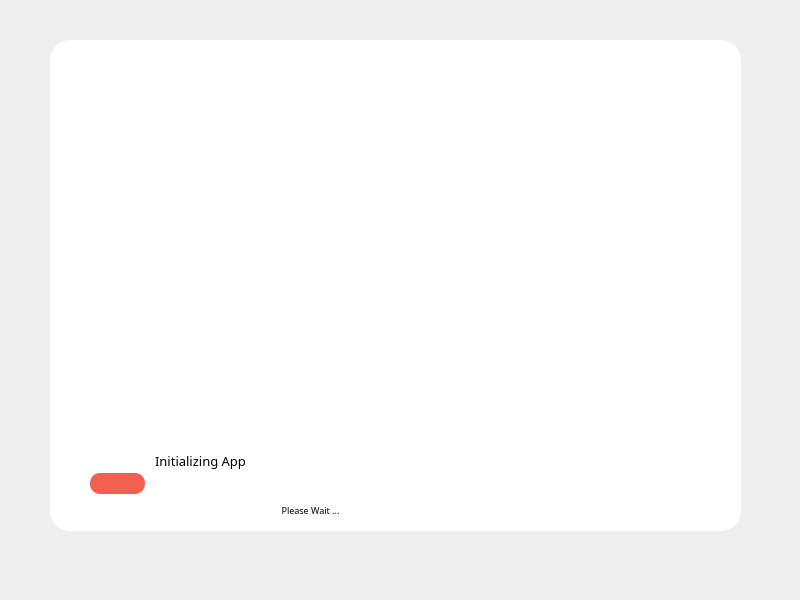
<?xml version="1.0" encoding="UTF-8"?>
<ui version="4.0">
 <class>MainScreen</class>
 <widget class="QMainWindow" name="MainScreen">
  <property name="geometry">
   <rect>
    <x>0</x>
    <y>0</y>
    <width>800</width>
    <height>600</height>
   </rect>
  </property>
  <property name="windowTitle">
   <string>MainWindow</string>
  </property>
  <widget class="QWidget" name="centralwidget">
   <widget class="QFrame" name="mainFrame">
    <property name="geometry">
     <rect>
      <x>50</x>
      <y>40</y>
      <width>691</width>
      <height>491</height>
     </rect>
    </property>
    <property name="styleSheet">
     <string notr="true">background-color: #fff;
border-radius: 20px;
</string>
    </property>
    <property name="frameShape">
     <enum>QFrame::StyledPanel</enum>
    </property>
    <property name="frameShadow">
     <enum>QFrame::Raised</enum>
    </property>
    <widget class="QFrame" name="robot">
     <property name="geometry">
      <rect>
       <x>290</x>
       <y>20</y>
       <width>391</width>
       <height>451</height>
      </rect>
     </property>
     <property name="styleSheet">
      <string notr="true">image: url(:/Images/Images/Banner.png);</string>
     </property>
     <property name="frameShape">
      <enum>QFrame::StyledPanel</enum>
     </property>
     <property name="frameShadow">
      <enum>QFrame::Raised</enum>
     </property>
    </widget>
    <widget class="QFrame" name="logo">
     <property name="geometry">
      <rect>
       <x>0</x>
       <y>20</y>
       <width>241</width>
       <height>91</height>
      </rect>
     </property>
     <property name="styleSheet">
      <string notr="true">image: url(:/Images/Images/logoApp.png);
background-color:transparent;</string>
     </property>
     <property name="frameShape">
      <enum>QFrame::StyledPanel</enum>
     </property>
     <property name="frameShadow">
      <enum>QFrame::Raised</enum>
     </property>
    </widget>
    <widget class="QFrame" name="description">
     <property name="geometry">
      <rect>
       <x>0</x>
       <y>140</y>
       <width>301</width>
       <height>161</height>
      </rect>
     </property>
     <property name="styleSheet">
      <string notr="true">image: url(:/Images/Images/descApp.png);</string>
     </property>
     <property name="frameShape">
      <enum>QFrame::StyledPanel</enum>
     </property>
     <property name="frameShadow">
      <enum>QFrame::Raised</enum>
     </property>
    </widget>
    <widget class="QLabel" name="initializing">
     <property name="geometry">
      <rect>
       <x>50</x>
       <y>410</y>
       <width>201</width>
       <height>21</height>
      </rect>
     </property>
     <property name="font">
      <font>
       <family>Futura Md BT</family>
       <pointsize>10</pointsize>
      </font>
     </property>
     <property name="styleSheet">
      <string notr="true">background-color:transparent;
border: none;</string>
     </property>
     <property name="text">
      <string>Initializing App</string>
     </property>
     <property name="alignment">
      <set>Qt::AlignCenter</set>
     </property>
    </widget>
    <widget class="QLabel" name="loadingStatus">
     <property name="geometry">
      <rect>
       <x>160</x>
       <y>460</y>
       <width>201</width>
       <height>21</height>
      </rect>
     </property>
     <property name="font">
      <font>
       <family>Futura Md BT</family>
       <pointsize>7</pointsize>
      </font>
     </property>
     <property name="styleSheet">
      <string notr="true">background-color:transparent;
border: none;</string>
     </property>
     <property name="text">
      <string>Please Wait ...</string>
     </property>
     <property name="alignment">
      <set>Qt::AlignCenter</set>
     </property>
    </widget>
    <widget class="QProgressBar" name="progressBar">
     <property name="geometry">
      <rect>
       <x>40</x>
       <y>433</y>
       <width>231</width>
       <height>21</height>
      </rect>
     </property>
     <property name="styleSheet">
      <string notr="true">QProgressBar{
	background-color:transparent;
	color:transparent;
	text-align:left;
}
QProgressBar::chunk{
	background-color:#f16150;
	border-radius:10px;
}</string>
     </property>
     <property name="value">
      <number>24</number>
     </property>
    </widget>
   </widget>
  </widget>
 </widget>
 <resources>
  <include location="splash_screen.qrc"/>
 </resources>
 <connections/>
</ui>
